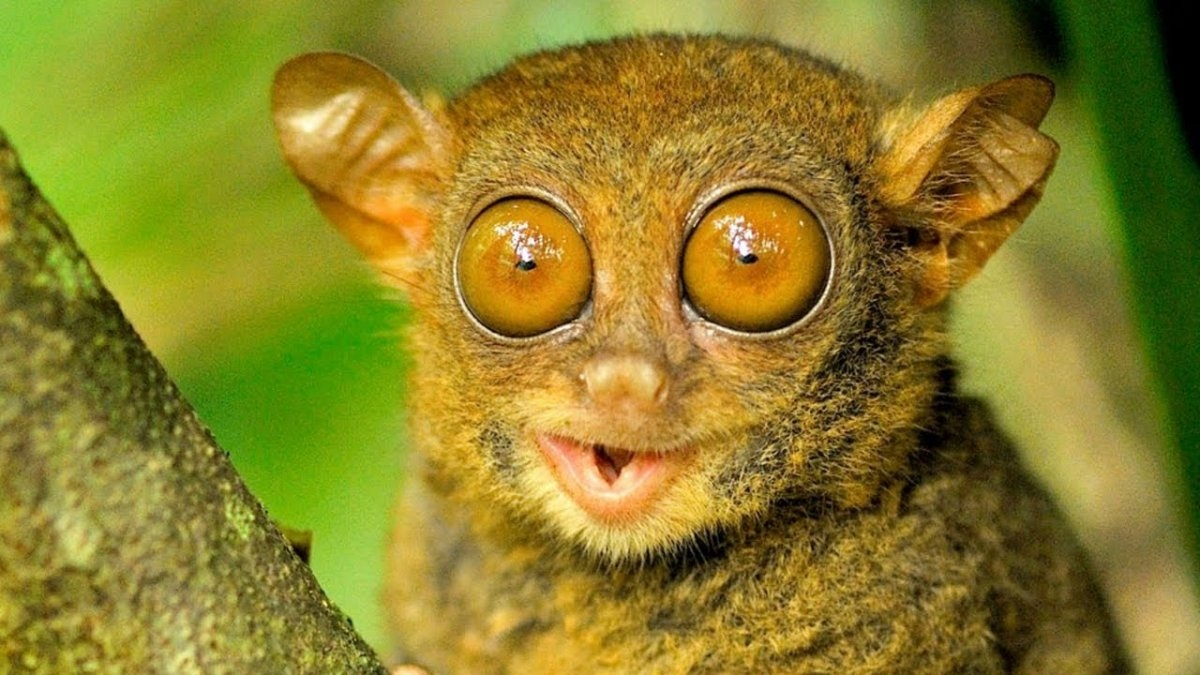
#> input picture images/dolgopyat.jpg, 1200 x 675 px
$ python trackbars.py
#> lines starting #> are read from the running program, lines starting #| are printed output that depends on the picture; after the words box and inside, x2 and y2 are one past the last pixel; in counts of white or black regions, pixels touching at a corner belong together
import cv2
import numpy as np

def nothing(x):
    pass

img = cv2.imread("images/dolgopyat.jpg")
#> img is the input picture: shape (675, 1200, 3); mean B, G, R 40.6, 127.8, 139
img = cv2.resize(img, (img.shape[1] // 2, img.shape[0] // 2), )
#> img: shape (337, 600, 3)
hsv = cv2.cvtColor(img, cv2.COLOR_BGR2HSV)
#> hsv: shape (337, 600, 3); mean H, S, V 27.2, 188.3, 147.7

cv2.namedWindow("Trackbars")
cv2.createTrackbar("H Min", "Trackbars", 0, 179, nothing)
#> slider 'H Min' is set to 35
cv2.createTrackbar("H Max", "Trackbars", 179, 179, nothing)
cv2.createTrackbar("S Min", "Trackbars", 0, 255, nothing)
#> slider 'S Min' is set to 51
cv2.createTrackbar("S Max", "Trackbars", 255, 255, nothing)
cv2.createTrackbar("V Min", "Trackbars", 0, 255, nothing)
#> slider 'V Min' is set to 51
cv2.createTrackbar("V Max", "Trackbars", 255, 255, nothing)

while True:
    h_min = cv2.getTrackbarPos("H Min", "Trackbars")
    h_max = cv2.getTrackbarPos("H Max", "Trackbars")
    s_min = cv2.getTrackbarPos("S Min", "Trackbars")
    s_max = cv2.getTrackbarPos("S Max", "Trackbars")
    v_min = cv2.getTrackbarPos("V Min", "Trackbars")
    v_max = cv2.getTrackbarPos("V Max", "Trackbars")

    lower = np.array([h_min, s_min, v_min])
    upper = np.array([h_max, s_max, v_max])

    mask = cv2.inRange(hsv, lower, upper)
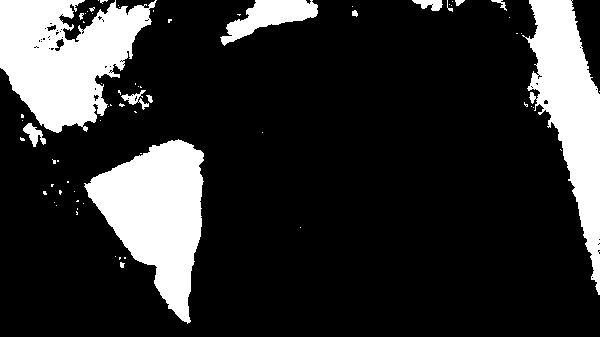
#> mask: shape (337, 600); 18.9% white; 70 white regions (56 under 20 px), largest, box (x1, y1, x2, y2) and area: (0, 0, 157, 133) 12874, (84, 139, 204, 324) 11992, (522, 0, 600, 295) 10234
    result = cv2.bitwise_and(img, img, mask=mask)
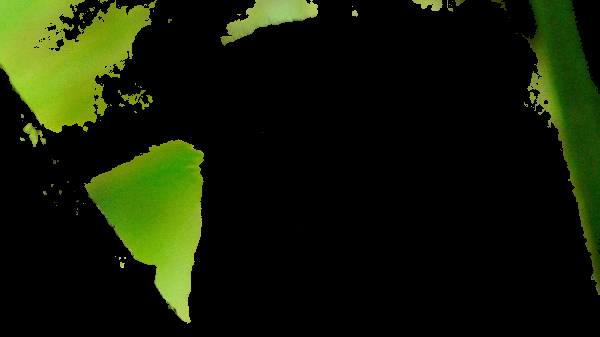
#> result: shape (337, 600, 3); mean B, G, R 4.7, 27.5, 19.5

    cv2.imshow("Mask", mask)
    cv2.imshow("Result", result)

    if cv2.waitKey(1) & 0xFF == 27:
#> (key Esc is pressed here)
        break

cv2.destroyAllWindows()

$ run again, with images/bird.jpg copied over images/dolgopyat.jpg
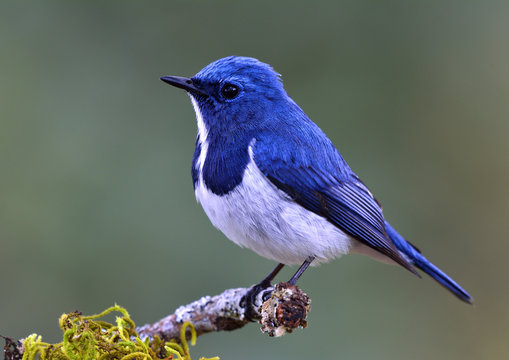
#> input picture images/bird.jpg, 509 x 360 px
#> img is the input picture: shape (360, 509, 3); mean B, G, R 104.5, 106.1, 97.7
#> img: shape (180, 254, 3)
#> hsv: shape (180, 254, 3); mean H, S, V 66.1, 57.6, 118.9
#> `mask = cv2.inRange(hsv, lower, upper)`:
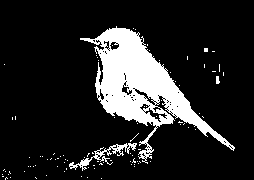
#> mask: shape (180, 254); 15.1% white; 95 white regions (92 under 20 px), largest, box (x1, y1, x2, y2) and area: (80, 26, 235, 164) 6282, (69, 143, 137, 171) 387, (216, 76, 220, 84) 26
#> `result = cv2.bitwise_and(img, img, mask=mask)`:
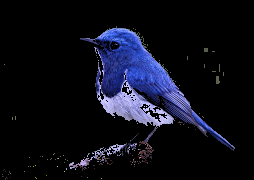
#> result: shape (180, 254, 3); mean B, G, R 24.8, 14, 12.7

$ run again, with images/hw5(2).jpg copied over images/dolgopyat.jpg
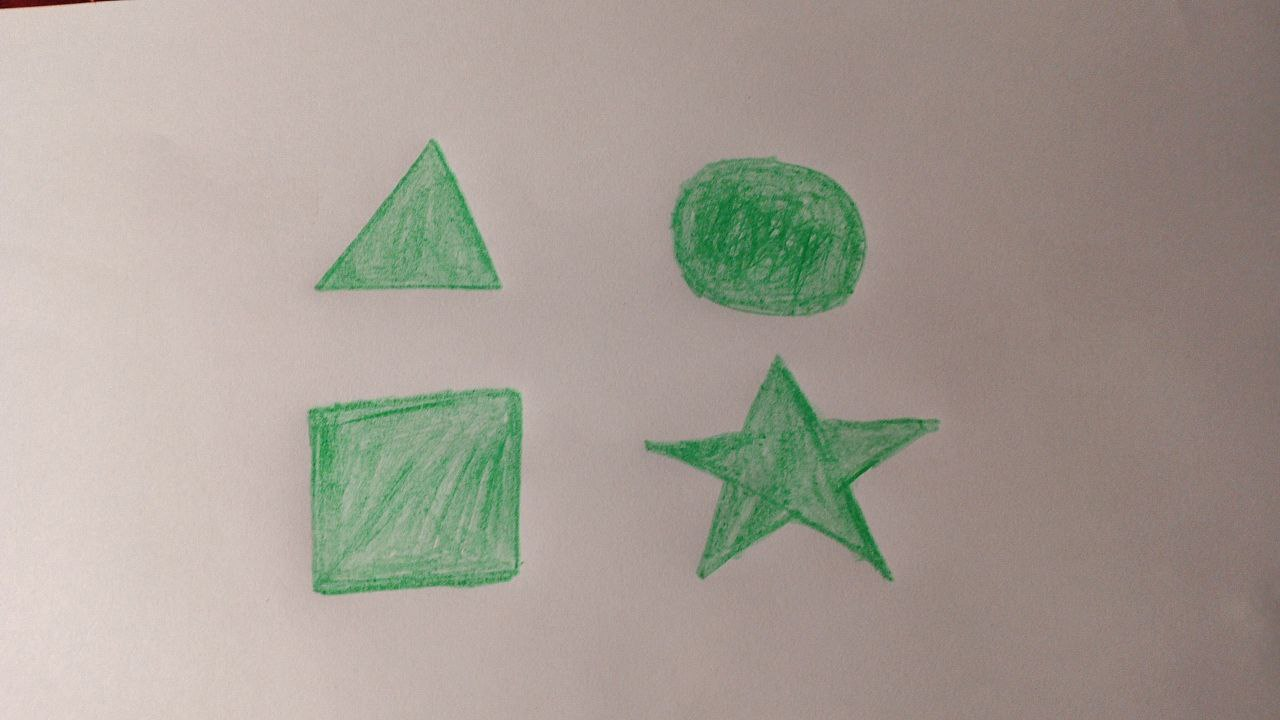
#> input picture images/hw5(2).jpg, 1280 x 720 px
#> img is the input picture: shape (720, 1280, 3); mean B, G, R 147.6, 157.1, 164.9
#> img: shape (360, 640, 3)
#> hsv: shape (360, 640, 3); mean H, S, V 15, 37.5, 170.3
#> `mask = cv2.inRange(hsv, lower, upper)`:
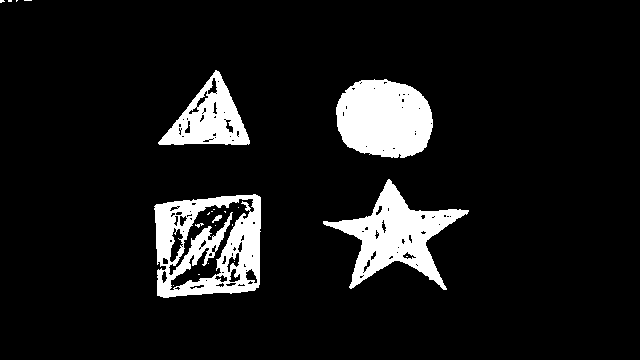
#> mask: shape (360, 640); 9.5% white; 22 white regions (16 under 20 px), largest, box (x1, y1, x2, y2) and area: (154, 194, 261, 298) 6647, (336, 79, 433, 158) 6140, (323, 179, 469, 290) 5799, (158, 70, 250, 145) 3261, (212, 215, 222, 223) 38, (195, 223, 204, 228) 20
#> `result = cv2.bitwise_and(img, img, mask=mask)`:
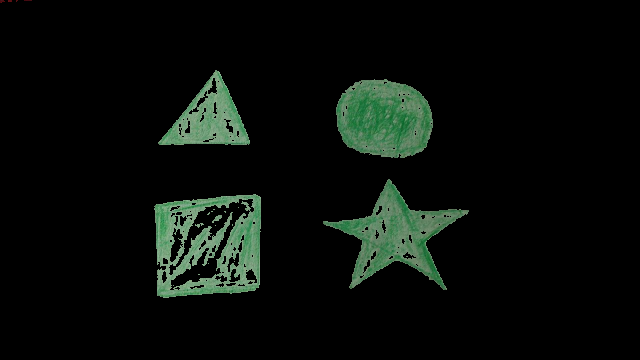
#> result: shape (360, 640, 3); mean B, G, R 9.8, 13.6, 8.8

$ run again, with images/img.jpg copied over images/dolgopyat.jpg
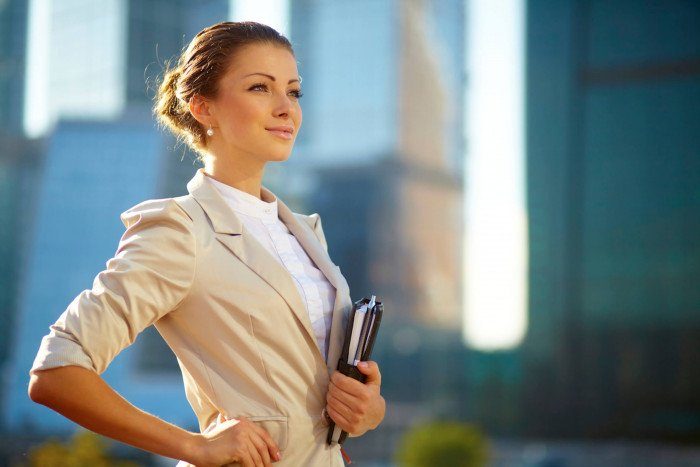
#> input picture images/img.jpg, 700 x 467 px
#> img is the input picture: shape (467, 700, 3); mean B, G, R 133.8, 135.3, 124
#> img: shape (233, 350, 3)
#> hsv: shape (233, 350, 3); mean H, S, V 70.7, 93.1, 153.9
#> `mask = cv2.inRange(hsv, lower, upper)`:
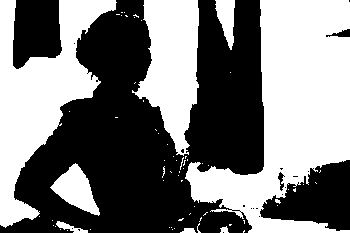
#> mask: shape (233, 350); 48% white; 67 white regions (59 under 20 px), largest, box (x1, y1, x2, y2) and area: (185, 0, 350, 233) 19408, (0, 0, 117, 228) 10906, (132, 0, 199, 156) 6440
#> `result = cv2.bitwise_and(img, img, mask=mask)`:
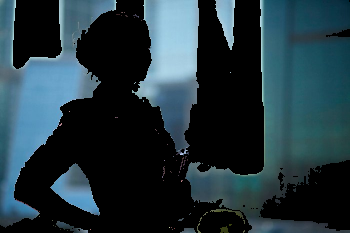
#> result: shape (233, 350, 3); mean B, G, R 61.5, 53.6, 34.3
